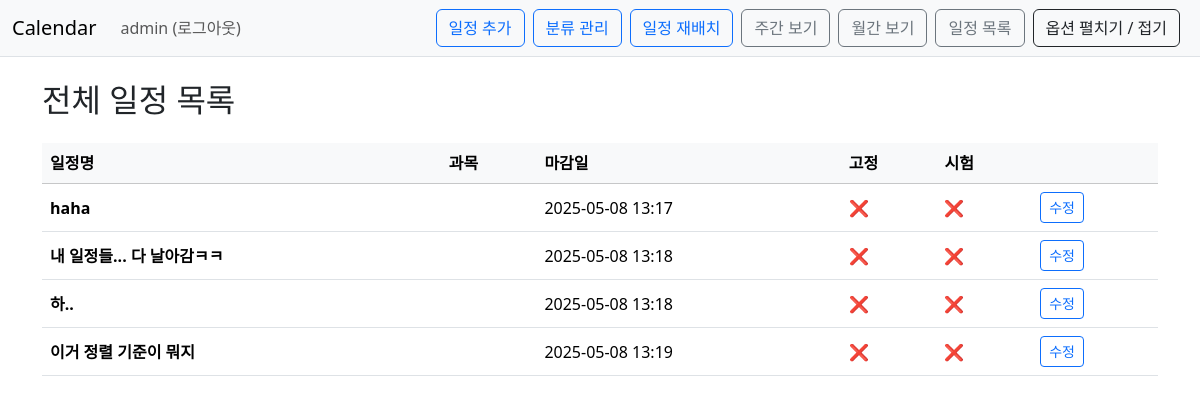
Before: /calendar/schedule/list/ (signed in) with the older database file.
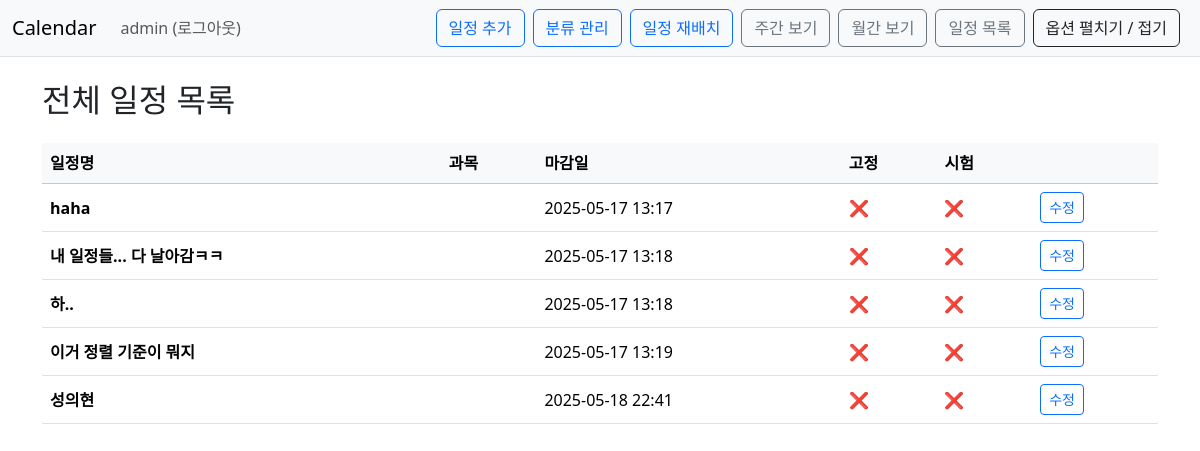
After: the same page with the newer database file.
### Calendar/models.py (models this page shows, shortened)
class Schedule(models.Model):
    owner=models.ForeignKey(User, on_delete=models.CASCADE)
    task_name=models.CharField(max_length=50)
    duration_minutes=models.IntegerField(null=True, blank=True)
    difficulty=models.IntegerField(null=True, blank=True)
    importance=models.IntegerField(null=True, blank=True)
    task_type = models.ForeignKey('ScheduleType', null=True, blank=True, on_delete=models.SET_NULL)
    subject=models.CharField(max_length=50, blank=True)
    is_exam_task=models.BooleanField(default=False)
    deadline=models.DateTimeField(null=True ,blank=True)
    start_time=models.DateTimeField(null=True ,blank=True)
    end_time=models.DateTimeField(null=True ,blank=True)
    is_fixed=models.BooleanField(default=False)
    exam=models.ForeignKey('self',default=None, on_delete=models.SET_DEFAULT, null=True ,blank=True)
    color = models.CharField(max_length=7, blank=True, default='#6c8df5')
    is_done = models.BooleanField(default=False)

### Calendar/views.py (the view)
# urls.py: path('schedule/list/', views.schedule_list, name='schedule_list'),
@login_required(login_url='common:login')
def schedule_list(request):
    schedules = Schedule.objects.filter(owner=request.user).order_by('deadline')
    return render(request, 'calendar/schedule_list_page.html', {'schedules': schedules})

### templates/calendar/schedule_list_page.html
{% extends 'base.html' %}
{% block content %}
<div class="container py-4">
  <h2 class="mb-4">전체 일정 목록</h2>
  <table class="table table-hover align-middle">
    <thead class="table-light">
      <tr>
        <th>일정명</th>
        <th>과목</th>
        <th>마감일</th>
        <th>고정</th>
        <th>시험</th>
        <th></th>
      </tr>
    </thead>
    <tbody>
      {% for item in schedules %}
      <tr>
        <td class="fw-bold">{{ item.task_name }}</td>
        <td>{{ item.subject }}</td>
        <td>{{ item.deadline|date:"Y-m-d H:i" }}</td>
        <td>{{ item.is_fixed|yesno:"✅,❌" }}</td>
        <td>{{ item.is_exam_task|yesno:"📘,❌" }}</td>
        <td>
          <a href="/calendar/schedule/{{ item.id }}/edit/?next={{ request.get_full_path }}" class="btn btn-sm btn-outline-primary">수정</a>
        </td>
      </tr>
      {% empty %}
      <tr><td colspan="6" class="text-center text-muted">등록된 일정이 없습니다.</td></tr>
      {% endfor %}
    </tbody>
  </table>
</div>
{% endblock %}

### templates/base.html (shortened to what this page needs)
{% load static %}
<!doctype html>
<html lang="ko">
<head>
    <link rel="stylesheet" type="text/css" href="{% static 'bootstrap.min.css' %}">
</head>
<body>
<nav class="navbar navbar-expand-lg navbar-light bg-light border-bottom">
    <div class="container-fluid">
        <a class="navbar-brand" href="{% url 'calendar:index' %}">Calendar</a>
        <div class="collapse navbar-collapse" id="navbarSupportedContent">
            <ul class="navbar-nav me-auto mb-2 mb-lg-0">
                <li class="nav-item">
                    {% if user.is_authenticated %}
                        <a class="nav-link" href="{% url 'common:logout' %}">{{ user.username }} (로그아웃)</a>
                    {% else %}
                        <a class="nav-link" href="{% url 'common:login' %}">로그인</a>
                    {% endif %}
                </li>
            </ul>
            <div class="d-flex align-items-center flex-wrap">
                <a class="btn btn-outline-primary me-2" href="{% url 'calendar:schedule_create' %}">일정 추가</a>
                <a href="{% url 'calendar:schedule_type_list' %}" class="btn btn-outline-primary me-2">분류 관리</a>
                <button class="btn btn-outline-primary me-2" type="button">일정 재배치</button>
                <a class="btn btn-outline-secondary me-2" href="{% url 'calendar:schedule_week' %}">주간 보기</a>
                <a class="btn btn-outline-secondary me-2" href="{% url 'calendar:index' %}">월간 보기</a>
                <a class="btn btn-outline-secondary me-2" href="{% url 'calendar:schedule_list' %}">일정 목록</a>
                <button class="btn btn-outline-dark me-2" type="button" data-bs-toggle="collapse"
                        data-bs-target="#calendarOptions" aria-expanded="false" aria-controls="calendarOptions">
                    옵션 펼치기 / 접기
                </button>
            </div>
        </div>
    </div>
</nav>
{% block content %}
{% endblock %}
</body>
</html>

Changed rows visible on the page:
changed Schedule "haha": deadline "2025-05-08 13:17" → "2025-05-17 13:17"
changed Schedule "내 일정들... 다 날아감ㅋㅋ": deadline "2025-05-08 13:18" → "2025-05-17 13:18"
changed Schedule (number 3 of 5 on the later page): deadline "2025-05-08 13:18" → "2025-05-17 13:18"
changed Schedule "이거 정렬 기준이 뭐지": deadline "2025-05-08 13:19" → "2025-05-17 13:19"
added Schedule: task_name "성의현", deadline "2025-05-18 22:41", is_fixed "❌", is_exam_task "❌"
